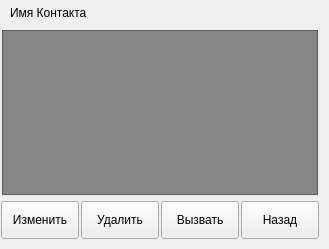
   <widget class="QWidget" name="phbookPage">
    <widget class="QPushButton" name="butContactDel">
     <property name="geometry">
      <rect>
       <x>81</x>
       <y>201</y>
       <width>78</width>
       <height>38</height>
      </rect>
     </property>
     <property name="text">
      <string>Удалить</string>
     </property>
    </widget>
    <widget class="QLabel" name="winCaptionContact">
     <property name="geometry">
      <rect>
       <x>10</x>
       <y>0</y>
       <width>250</width>
       <height>25</height>
      </rect>
     </property>
     <property name="text">
      <string>Имя Контакта</string>
     </property>
    </widget>
    <widget class="QPushButton" name="butContactCancel">
     <property name="geometry">
      <rect>
       <x>241</x>
       <y>201</y>
       <width>78</width>
       <height>38</height>
      </rect>
     </property>
     <property name="text">
      <string>Назад</string>
     </property>
    </widget>
    <widget class="QLabel" name="panBotContact">
     <property name="enabled">
      <bool>true</bool>
     </property>
     <property name="geometry">
      <rect>
       <x>0</x>
       <y>200</y>
       <width>320</width>
       <height>40</height>
      </rect>
     </property>
     <property name="sizePolicy">
      <sizepolicy hsizetype="Preferred" vsizetype="Preferred">
       <horstretch>0</horstretch>
       <verstretch>0</verstretch>
      </sizepolicy>
     </property>
     <property name="text">
      <string/>
     </property>
    </widget>
    <widget class="QPushButton" name="butContactCall">
     <property name="enabled">
      <bool>true</bool>
     </property>
     <property name="geometry">
      <rect>
       <x>161</x>
       <y>201</y>
       <width>78</width>
       <height>38</height>
      </rect>
     </property>
     <property name="text">
      <string>Вызвать</string>
     </property>
    </widget>
    <widget class="QLabel" name="backgroundContact">
     <property name="geometry">
      <rect>
       <x>0</x>
       <y>0</y>
       <width>320</width>
       <height>240</height>
      </rect>
     </property>
     <property name="sizePolicy">
      <sizepolicy hsizetype="Fixed" vsizetype="Fixed">
       <horstretch>0</horstretch>
       <verstretch>0</verstretch>
      </sizepolicy>
     </property>
     <property name="text">
      <string/>
     </property>
    </widget>
    <widget class="QListView" name="aBookContact">
     <property name="geometry">
      <rect>
       <x>2</x>
       <y>30</y>
       <width>316</width>
       <height>165</height>
      </rect>
     </property>
     <property name="layoutDirection">
      <enum>Qt::LeftToRight</enum>
     </property>
     <property name="styleSheet">
      <string notr="true">background-color: rgba(106, 106, 106, 200);
color: white;
text-indent: 10px;</string>
     </property>
     <property name="horizontalScrollBarPolicy">
      <enum>Qt::ScrollBarAlwaysOff</enum>
     </property>
     <property name="autoScrollMargin">
      <number>10</number>
     </property>
    </widget>
    <widget class="QPushButton" name="butContactEdit">
     <property name="geometry">
      <rect>
       <x>1</x>
       <y>201</y>
       <width>78</width>
       <height>38</height>
      </rect>
     </property>
     <property name="text">
      <string>Изменить</string>
     </property>
    </widget>
    <widget class="QLabel" name="panTopContact">
     <property name="enabled">
      <bool>true</bool>
     </property>
     <property name="geometry">
      <rect>
       <x>0</x>
       <y>0</y>
       <width>320</width>
       <height>25</height>
      </rect>
     </property>
     <property name="sizePolicy">
      <sizepolicy hsizetype="Preferred" vsizetype="Preferred">
       <horstretch>0</horstretch>
       <verstretch>0</verstretch>
      </sizepolicy>
     </property>
     <property name="text">
      <string/>
     </property>
    </widget>
    <zorder>backgroundContact</zorder>
    <zorder>panTopContact</zorder>
    <zorder>winCaptionContact</zorder>
    <zorder>aBookContact</zorder>
    <zorder>panBotContact</zorder>
    <zorder>butContactEdit</zorder>
    <zorder>butContactDel</zorder>
    <zorder>butContactCall</zorder>
    <zorder>butContactCancel</zorder>
   </widget>
